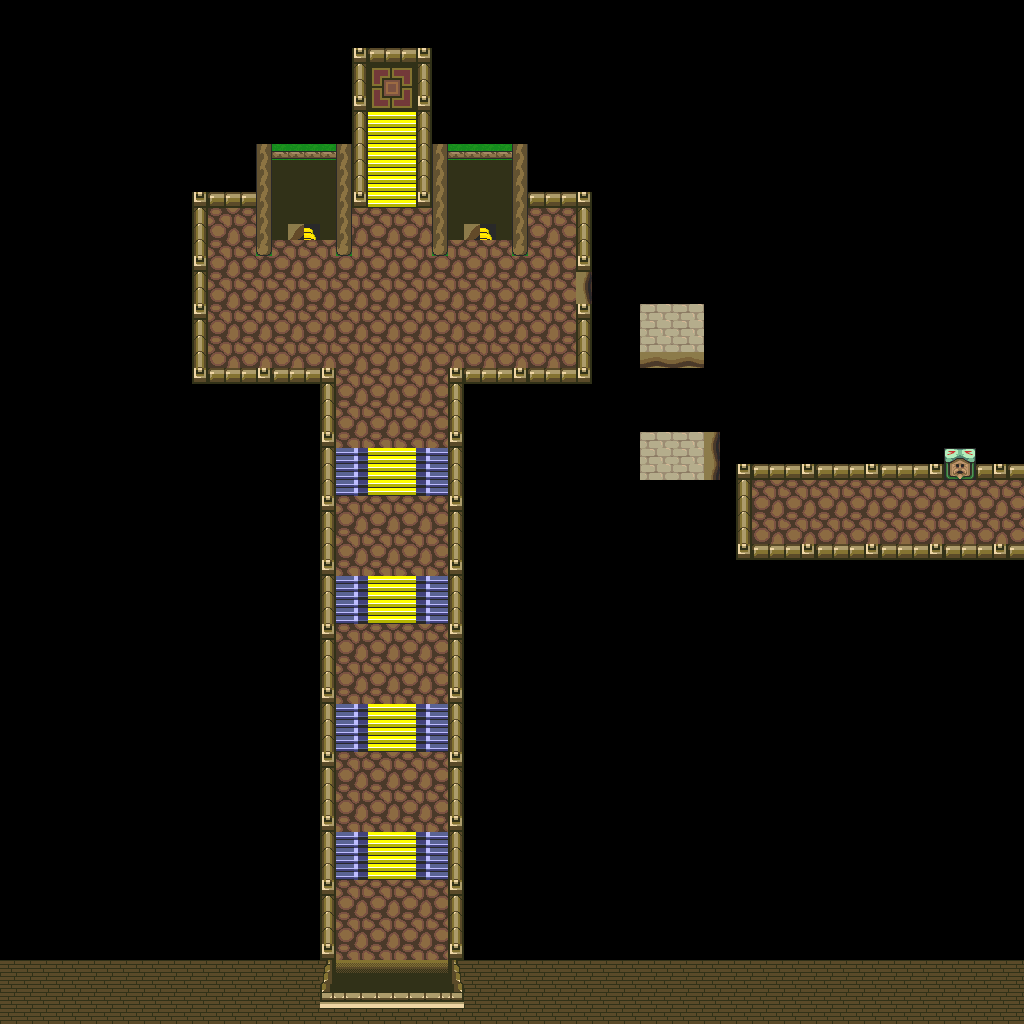

The image is a tile-based game level rendered from a .tmx file. Its description and source (layers, tilesets, objects; grid data summarised) follow:
An orthogonal 64x64 tile map with 16x16 px tiles, 1 tile layer (base), 1 hidden layer not drawn and 5 objects.

<map version="1.10" tiledversion="1.12.1" orientation="orthogonal" renderorder="right-down" width="64" height="64" tilewidth="16" tileheight="16" infinite="0" nextlayerid="3" nextobjectid="6">
 <tileset firstgid="1" source="../classiciphone_pics4.tsx" />
 <layer id="1" name="base" width="64" height="64">
  <data>[4096 cells, 4096 non-empty, 46 distinct tile ids]</data>
 </layer>
 <layer id="2" name="collision" width="64" height="64" visible="0">
  <properties><property name="collision" value="true" /></properties>
  <data>[4096 cells, 3449 non-empty, 1 distinct tile ids]</data>
 </layer>
 <objectgroup id="3" name="npcs">
  <object id="1" x="688.0" y="240.0" width="16" height="16">
   <properties>
    <property name="gani" value="pics1.png" />
    <property name="script" type="string">-- Auto-converted from GraalScript
-- // NPC made by Bar Giora
-- setimgpart pics1.png,384,112,16,16;
self.dontblock = true
-- drawunderplayer;</property>
   </properties>
  </object>
  <object id="2" x="208.0" y="656.0" width="16" height="16">
   <properties>
    <property name="script" type="string">-- Auto-converted from GraalScript
-- join("level_nopk");</property>
   </properties>
  </object>
  <object id="3" x="240.0" y="96.0" width="16" height="16">
   <properties>
    <property name="gani" value="treetop.png" />
    <property name="script" type="string">-- Auto-converted from GraalScript
-- //#CLIENTSIDE;
self.dontblock = true
-- drawoverplayer;</property>
   </properties>
  </object>
  <object id="4" x="416.0" y="96.0" width="16" height="16">
   <properties>
    <property name="gani" value="treetop.png" />
    <property name="script" type="string">-- Auto-converted from GraalScript
-- //#CLIENTSIDE;
self.dontblock = true
-- drawoverplayer;</property>
   </properties>
  </object>
  <object id="5" x="128.0" y="64.0" width="16" height="16">
   <properties>
    <property name="script" type="string">-- Auto-converted from GraalScript
-- join("level_nopk");</property>
   </properties>
  </object>
 </objectgroup>
</map>
